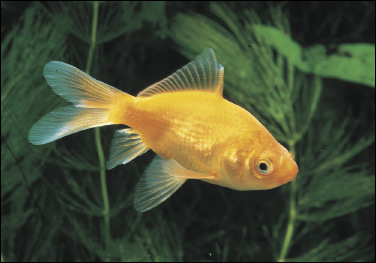
#> input picture data/images/img_1.JPEG, 376 x 263 px, found by its file name; its folder holds only this picture in this run
$ python image_loader.py
#> lines starting #> are read from the running program, lines starting #| are printed output that depends on the picture
import os
import cv2
import numpy as np

# Paths
IMAGE_DIR = "data/images"
OUTPUT_DIR = "data/processed"

# Target size for all images
TARGET_SIZE = (256, 256)

# Create output directory if not exists
os.makedirs(OUTPUT_DIR, exist_ok=True)


def process_image(image_path):
    """
    Load image, convert to grayscale, resize,
    and compute basic statistics.
    """
#> called with image_path = 'data/images/img_1.JPEG'
    image = cv2.imread(image_path)
#> image is the input picture: shape (263, 376, 3); mean B, G, R 51.5, 76, 69.7

    if image is None:
        print(f"Could not read image: {image_path}")
        return

    # Convert to grayscale
    gray = cv2.cvtColor(image, cv2.COLOR_BGR2GRAY)
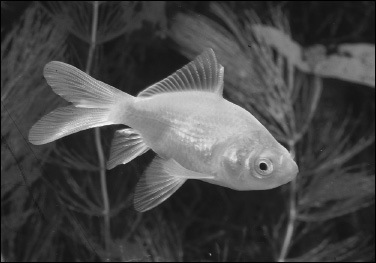
#> gray: shape (263, 376); min 0, max 244, mean 71.4

    # Resize image
    resized = cv2.resize(gray, TARGET_SIZE)
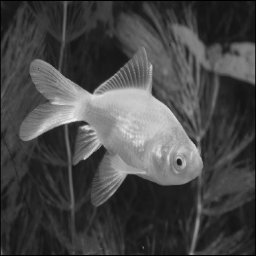
#> resized: shape (256, 256); min 0, max 239, mean 71.2

    # Statistics
    height, width = resized.shape
#> height = 256; width = 256
    mean_intensity = np.mean(resized)
#> mean_intensity = 71.19

    # Save processed image
    filename = os.path.basename(image_path)
    output_path = os.path.join(OUTPUT_DIR, filename)
    cv2.imwrite(output_path, resized)

    # Print results
    print(f"Image: {filename}")
    print(f"Resolution: {width} x {height}")
#| Resolution: 256 x 256
    print(f"Mean Pixel Intensity: {mean_intensity:.2f}")
#| Mean Pixel Intensity: 71.19
    print("-" * 40)


def main():
    for file in os.listdir(IMAGE_DIR):
        if file.lower().endswith((".jpg", ".jpeg", ".png")):
            image_path = os.path.join(IMAGE_DIR, file)
            process_image(image_path)


if __name__ == "__main__":
    main()

$ run again, on data/images/img_13.JPEG
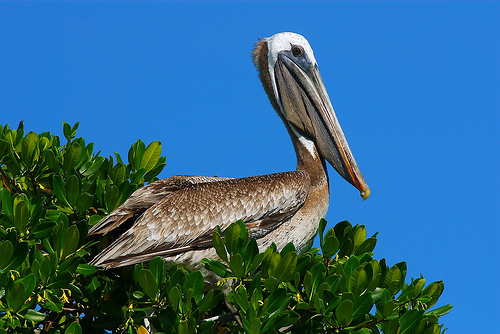
#> input picture data/images/img_13.JPEG, 500 x 334 px, found by its file name
#> in process_image, image is the input picture: shape (334, 500, 3); mean B, G, R 136.8, 104.3, 49.5
#> in process_image, `gray = cv2.cvtColor(image, cv2.COLOR_BGR2GRAY)`:
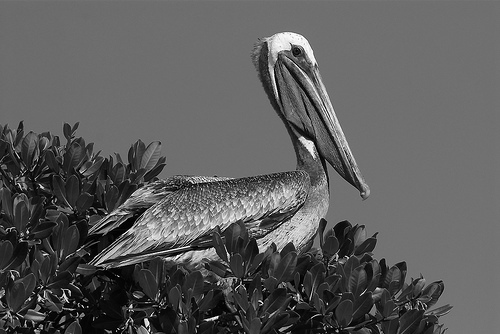
#> gray: shape (334, 500); min 0, max 255, mean 91.6
#> in process_image, `resized = cv2.resize(gray, TARGET_SIZE)`:
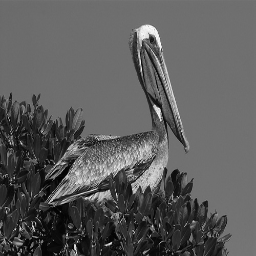
#> resized: shape (256, 256); min 0, max 252, mean 91.5
#> mean_intensity = 91.54
#| Resolution: 256 x 256
#| Mean Pixel Intensity: 91.54

$ run again, on data/images/img_14.JPEG
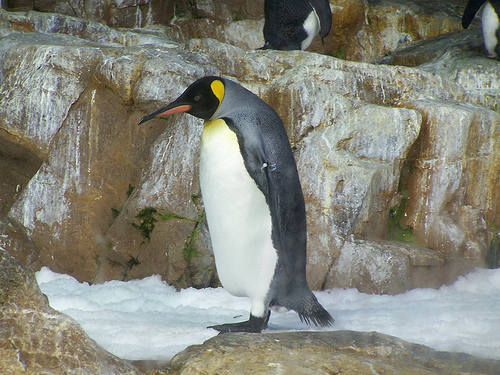
#> input picture data/images/img_14.JPEG, 500 x 375 px, found by its file name
#> in process_image, image is the input picture: shape (375, 500, 3); mean B, G, R 122.2, 133.2, 132.9
#> in process_image, `gray = cv2.cvtColor(image, cv2.COLOR_BGR2GRAY)`:
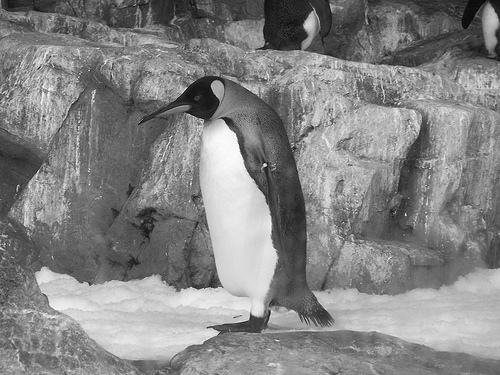
#> gray: shape (375, 500); min 6, max 254, mean 131.9
#> in process_image, `resized = cv2.resize(gray, TARGET_SIZE)`:
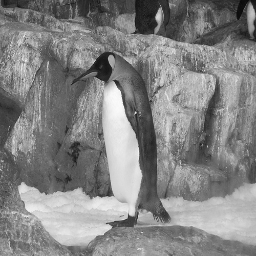
#> resized: shape (256, 256); min 10, max 251, mean 131.7
#> mean_intensity = 131.7
#| Resolution: 256 x 256
#| Mean Pixel Intensity: 131.74

$ run again, on data/images/img_15.JPEG
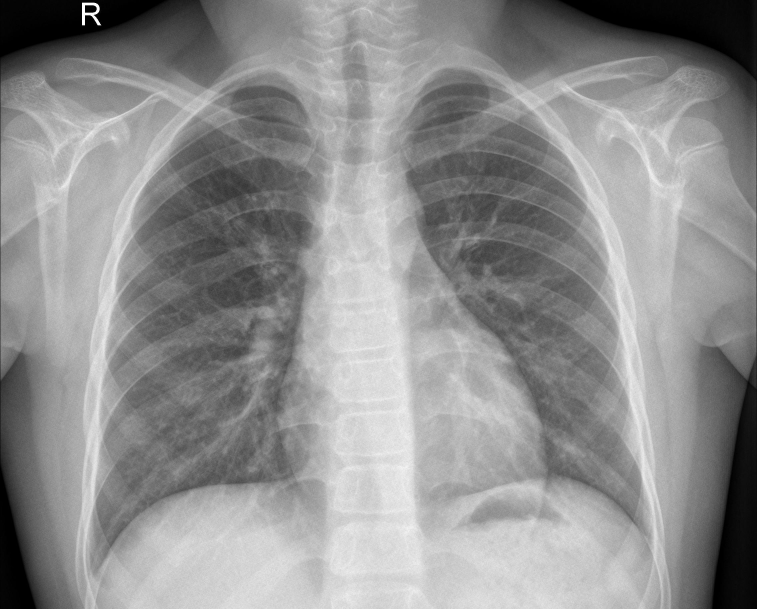
#> input picture data/images/img_15.JPEG, 2271 x 1827 px, found by its file name (shown at 1/3 size)
#> in process_image, image is the input picture: shape (1827, 2271, 3); min 0, max 255, mean 143
#> in process_image, `resized = cv2.resize(gray, TARGET_SIZE)`:
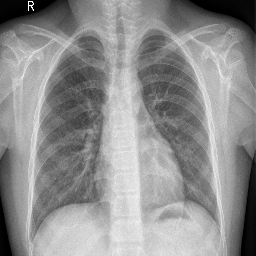
#> resized: shape (256, 256); min 0, max 255, mean 142.9
#> mean_intensity = 142.9
#| Resolution: 256 x 256
#| Mean Pixel Intensity: 142.94

$ run again, on data/images/img_10.JPEG
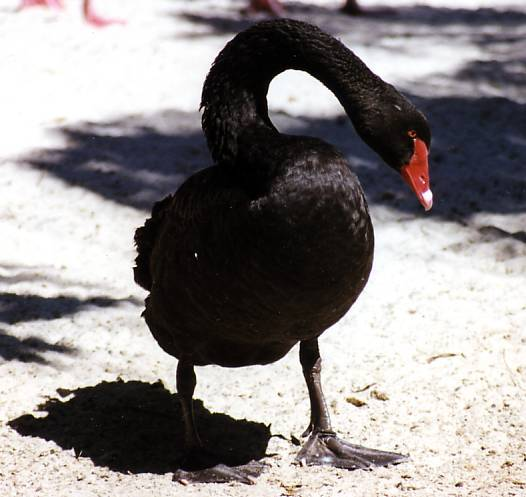
#> input picture data/images/img_10.JPEG, 526 x 497 px, found by its file name
#> in process_image, image is the input picture: shape (497, 526, 3); mean B, G, R 136.9, 137.1, 141.5
#> in process_image, `resized = cv2.resize(gray, TARGET_SIZE)`:
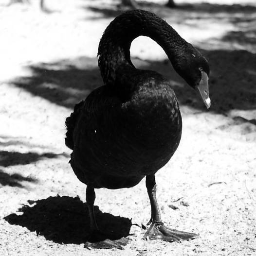
#> resized: shape (256, 256); min 0, max 255, mean 138.2
#> mean_intensity = 138.2
#| Resolution: 256 x 256
#| Mean Pixel Intensity: 138.24
